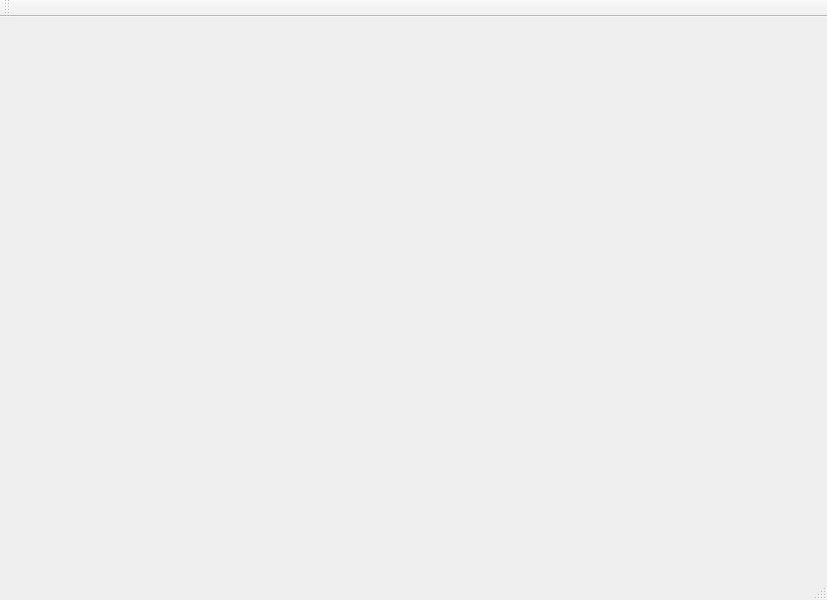
<?xml version="1.0" encoding="UTF-8"?>
<ui version="4.0">
 <class>FirstOpenCVwithQtClass</class>
 <widget class="QMainWindow" name="FirstOpenCVwithQtClass">
  <property name="geometry">
   <rect>
    <x>0</x>
    <y>0</y>
    <width>827</width>
    <height>600</height>
   </rect>
  </property>
  <property name="windowTitle">
   <string>FirstOpenCVwithQt</string>
  </property>
  <property name="tabShape">
   <enum>QTabWidget::Rounded</enum>
  </property>
  <widget class="QWidget" name="centralWidget"/>
  <widget class="QMenuBar" name="menuBar">
   <property name="geometry">
    <rect>
     <x>0</x>
     <y>0</y>
     <width>827</width>
     <height>21</height>
    </rect>
   </property>
  </widget>
  <widget class="QToolBar" name="mainToolBar">
   <attribute name="toolBarArea">
    <enum>TopToolBarArea</enum>
   </attribute>
   <attribute name="toolBarBreak">
    <bool>false</bool>
   </attribute>
  </widget>
  <widget class="QStatusBar" name="statusBar"/>
 </widget>
 <layoutdefault spacing="6" margin="11"/>
 <resources>
  <include location="firstopencvwithqt.qrc"/>
 </resources>
 <connections/>
 <slots>
  <slot>TestBtnClick()</slot>
  <slot>BtnTestwithOCV()</slot>
  <slot>SliderChanged(int)</slot>
  <slot>ProcessEdge(int)</slot>
 </slots>
</ui>
